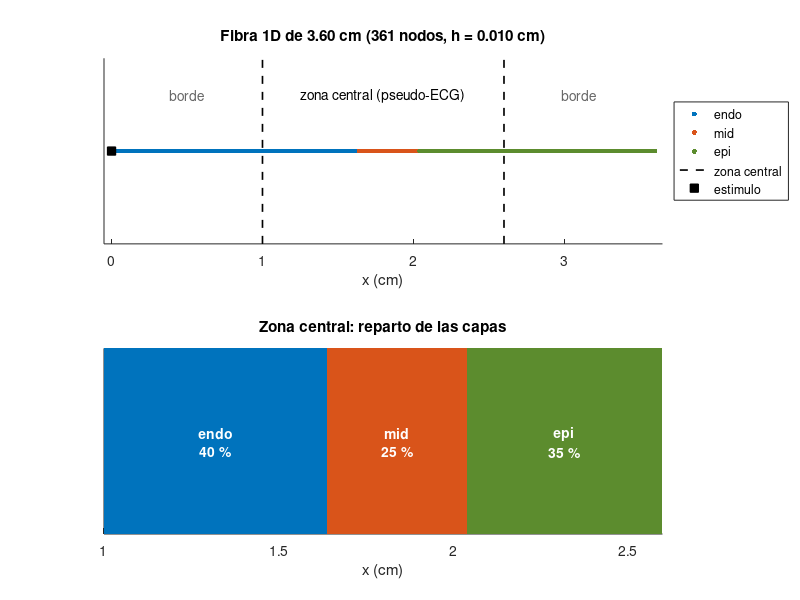

MATLAB code for this plot:
%% ========================================================================
%  MALLA 1D DE LA FIBRA TRANSMURAL (endo - mid - epi) CON BORDES
%
%  Configuracion del articulo del grupo: zona central transmural de 1,6 cm con
%  40 % endo, 25 % mid y 35 % epi, mas 1 cm anadido a CADA extremo para que el
%  efecto de borde no contamine la medida. El borde
%  endocardico se rellena con celulas endo y el epicardico con epi, de modo que
%  cada extremo prolonga la capa que tiene al lado.
%
%  La fibra completa mide 1 + 1,6 + 1 = 3,6 cm, pero el pseudo-ECG y los
%  biomarcadores se calculan SOLO sobre la zona central (nodeset central_nodes).
%
%  Malla 1D: una fila de nodos con elementos DC1D2 de dos nodos. El estimulo es UN solo nodo. 
%  En el JSON hay que poner "dimensions" : 1 y "cell vertices" : 2.
%
%  El estimulo va en el extremo ENDOCARDICO (x = 0) y el electrodo del
%  pseudo-ECG a 2 cm del final de la zona central. 
%
%  Salidas: el .inp de la malla, el .json de las fibras y una figura. El JSON de
%  la simulacion lo genera el .sh, como en las tandas del tejido.
% =========================================================================
clear; clc;

%% ------------------------- CONFIGURACION --------------------------------
L_CENTRAL = 1.6;          % cm, zona transmural util
L_BORDE   = 1.0;          % cm que se anaden a CADA extremo
H         = 0.01;         % cm, resolucion

% Porcentajes de la ZONA CENTRAL: endo, mid, epi. 
PORCENTAJES = [40 25 35];
% Alternativa: numero de elementos de cada capa central (deja [] para usar %)
N_ELEMENTOS = [];

NOMBRES = {'endo','mid','epi'};
CARPETA = fileparts(mfilename('fullpath'));
NOMBRE  = strrep(sprintf('fibra1D_%gcm_bordes%gcm_h%g', L_CENTRAL, L_BORDE, H), '.', 'p');

%% --------------------------- GEOMETRIA ----------------------------------
L  = L_BORDE + L_CENTRAL + L_BORDE;
nx = round(L/H);            % elementos de toda la fibra
nb = round(L_BORDE/H);      % elementos de cada borde
nc = round(L_CENTRAL/H);    % elementos de la zona central
if abs(L/H-nx)>1e-9 || abs(L_BORDE/H-nb)>1e-9
    error('L = %g cm y borde = %g cm deben ser multiplos de h = %g cm', L, L_BORDE, H);
end

% --- Reparto de la zona central entre las tres capas ---
if ~isempty(N_ELEMENTOS)
    ne = N_ELEMENTOS(:)';
    if sum(ne) ~= nc
        error('N_ELEMENTOS suma %d y la zona central tiene %d elementos', sum(ne), nc);
    end
else
    exacto = PORCENTAJES(:)'/sum(PORCENTAJES) * nc;
    ne = floor(exacto);
    r  = nc - sum(ne);
    [~, o] = sort(exacto - ne, 'descend');     % metodo del mayor resto
    ne(o(1:r)) = ne(o(1:r)) + 1;
    if any(abs(exacto-ne) > 1e-9)
        fprintf('Los porcentajes no caen exactos en la rejilla; se redondea al elemento mas proximo.\n');
    end
end

x = (0:nx)' * H;                      % nodos: uno por posicion
nn = numel(x);
elems = [(1:nx)', (2:nx+1)'];         % elementos DC1D2: dos nodos cada uno

x_c0 = L_BORDE;                       % inicio de la zona central
lim  = x_c0 + [0, cumsum(ne)*H];      % fronteras de las tres capas
x_c1 = lim(end);                      % final de la zona central

fprintf('\nFibra 1D de %.2f cm (%.1f + %.2f central + %.1f) con h = %.3f cm\n', ...
        L, L_BORDE, L_CENTRAL, L_BORDE, H);
fprintf('%d nodos, %d elementos (DC1D2)\n\n', nn, size(elems,1));
fprintf('%-12s %9s %9s %11s %11s %9s\n','zona','desde','hasta','elementos','% pedido','% real');
fprintf('%-12s %9.3f %9.3f %11d %11s %9s\n','borde endo', 0, x_c0, nb, '-', '-');
for j = 1:3
    fprintf('%-12s %9.3f %9.3f %11d %10.1f %9.1f\n', NOMBRES{j}, lim(j), lim(j+1), ...
            ne(j), PORCENTAJES(j)/sum(PORCENTAJES)*100, 100*ne(j)/nc);
end
fprintf('%-12s %9.3f %9.3f %11d %11s %9s\n','borde epi', x_c1, L, nb, '-', '-');

%% ------------------------- NODESETS -------------------------------------
% ELECTRA exige que los nodesets de los modelos cubran TODOS los nodos 
% y un solapamiento no daria error pero dejaria el nodo con el tipo
% celular del ultimo nodeset. Por eso cada nodo esta en uno y solo uno: las
% fronteras se asignan a la capa de la izquierda.
% Los bordes prolongan la capa contigua: el endocardico es endo y el epicardico, epi.
tol = H/100;
ns = struct();
ns.endo_nodes = find(x <  lim(2)-tol);                    % borde endo + endo
ns.mid_nodes  = find(x >= lim(2)-tol & x < lim(3)-tol);
ns.epi_nodes  = find(x >= lim(3)-tol);                    % epi + borde epi

todos = [ns.endo_nodes; ns.mid_nodes; ns.epi_nodes];
assert(numel(todos)==nn && numel(unique(todos))==numel(todos), ...
       'Los nodesets de las capas no cubren exactamente todos los nodos');

ns.central_nodes = find(x >= x_c0-tol & x <= x_c1+tol);   % para el pseudo-ECG
ns.stim1_nodes   = find(abs(x) < tol);                    % extremo endocardico: 1 nodo
ns.ap_nodes      = (1:nn)';

fprintf('\nNodesets: endo %d | mid %d | epi %d | central %d | estimulo %d\n', ...
        numel(ns.endo_nodes), numel(ns.mid_nodes), numel(ns.epi_nodes), ...
        numel(ns.central_nodes), numel(ns.stim1_nodes));
fprintf('Zona central: x de %.2f a %.2f cm (nodos %d a %d)\n', ...
        x_c0, x_c1, ns.central_nodes(1), ns.central_nodes(end));
fprintf('Electrodo del pseudo-ECG: a 2 cm del final de la zona central, x = %.2f cm\n', x_c1+2);

%% --------------------------- ESCRITURA ----------------------------------
f_inp = fullfile(CARPETA, [NOMBRE '.inp']);
fid = fopen(f_inp, 'w');
fprintf(fid, '*Heading\n');
fprintf(fid, '** Fibra 1D transmural %.2f cm = %.1f + %.2f + %.1f, h = %.3f cm\n', ...
        L, L_BORDE, L_CENTRAL, L_BORDE, H);
fprintf(fid, '** Zona central: %d/%d/%d elementos endo/mid/epi (%.0f/%.0f/%.0f %%)\n', ...
        ne, 100*ne/nc);
fprintf(fid, '*Preprint, echo=NO, model=NO, history=NO, contact=NO\n**\n** PARTS\n**\n');
fprintf(fid, '*Part, name=part-1\n');
fprintf(fid, '*Node\n');
for i = 1:nn
    fprintf(fid, '%d, %.15f\n', i, x(i));
end
fprintf(fid, '*Element, type=DC1D2, elset=Mesh\n');
for i = 1:size(elems,1)
    fprintf(fid, '%d, %d, %d\n', i, elems(i,1), elems(i,2));
end
campos = fieldnames(ns);
for k = 1:numel(campos)
    fprintf(fid, '*Nset, nset=%s\n', campos{k});
    v = ns.(campos{k});
    for i = 1:15:numel(v)
        bloque = v(i:min(i+14, numel(v)));
        fprintf(fid, '%d, ', bloque(1:end-1));
        fprintf(fid, '%d\n', bloque(end));
    end
end
fprintf(fid, '*End Part\n**\n**\n** ASSEMBLY\n**\n');
fprintf(fid, '*Assembly, name=Assembly\n**\n*Instance, name=Part-1-1, part=Part-1\n');
fprintf(fid, '*End Instance\n**\n*End Assembly\n');
fclose(fid);

% --- Fibras: un vector por NODO. En 1D solo hay una direccion posible, asi que
% el vector es [1]. Mismo formato que el fichero del tejido.
f_fib = fullfile(CARPETA, [NOMBRE '_fibras.json']);
fid = fopen(f_fib, 'w');
fprintf(fid, '{\n\t"fibers": [\n');
for i = 1:nn
    if i < nn, coma = ','; else, coma = ''; end
    fprintf(fid, '\t\t[1.000000000000000]%s\n', coma);
end
fprintf(fid, '\t]\n}\n');
fclose(fid);

fprintf('\nMalla:  %s\nFibras: %s\n', f_inp, f_fib);
fprintf(['\nAVISO: en 1D el vector de fibra es [1]. Comprueba en la malla de tu ' ...
         'companera\n       si su JSON usa un fichero de fibras o lo omite; si lo ' ...
         'omite, no hace falta.\n']);
fprintf(['En el JSON de la simulacion: "dimensions" : 1 y "cell vertices" : 2.\n']);

%% ----------------------- COMPROBACION VISUAL ----------------------------
figure('Color','w','Position',[80 80 1100 320]);

subplot(2,1,1); hold on
col = [0.00 0.45 0.74; 0.85 0.33 0.10; 0.36 0.55 0.18];
for j = 1:3
    v = ns.([NOMBRES{j} '_nodes']);
    plot(x(v), zeros(size(v)), '.', 'Color', col(j,:), 'MarkerSize', 12, ...
         'DisplayName', NOMBRES{j});
end
plot([x_c0 x_c0], [-1 1], 'k--', 'LineWidth', 1.2, 'DisplayName','zona central');
plot([x_c1 x_c1], [-1 1], 'k--', 'LineWidth', 1.2, 'HandleVisibility','off');
plot(x(ns.stim1_nodes), 0, 'ks', 'MarkerFaceColor','k', 'DisplayName','estimulo');
text(L_BORDE/2, 0.6, 'borde', 'HorizontalAlignment','center', 'Color',[0.4 0.4 0.4]);
text((x_c0+x_c1)/2, 0.6, 'zona central (pseudo-ECG)', 'HorizontalAlignment','center');
text(x_c1+L_BORDE/2, 0.6, 'borde', 'HorizontalAlignment','center', 'Color',[0.4 0.4 0.4]);
ylim([-1 1]); xlim([-0.05 L+0.05]); set(gca,'YTick',[]);
xlabel('x (cm)'); title(sprintf('Fibra 1D de %.2f cm (%d nodos, h = %.3f cm)', L, nn, H));
legend('Location','eastoutside');

subplot(2,1,2); hold on
for j = 1:3
    rectangle('Position',[lim(j) 0 ne(j)*H 1], 'FaceColor', col(j,:), 'EdgeColor','none');
    text(lim(j)+ne(j)*H/2, 0.5, sprintf('%s\n%.0f %%', NOMBRES{j}, 100*ne(j)/nc), ...
         'HorizontalAlignment','center', 'Color','w', 'FontWeight','bold');
end
xlim([x_c0 x_c1]); ylim([0 1]); set(gca,'YTick',[]);
xlabel('x (cm)'); title('Zona central: reparto de las capas');
